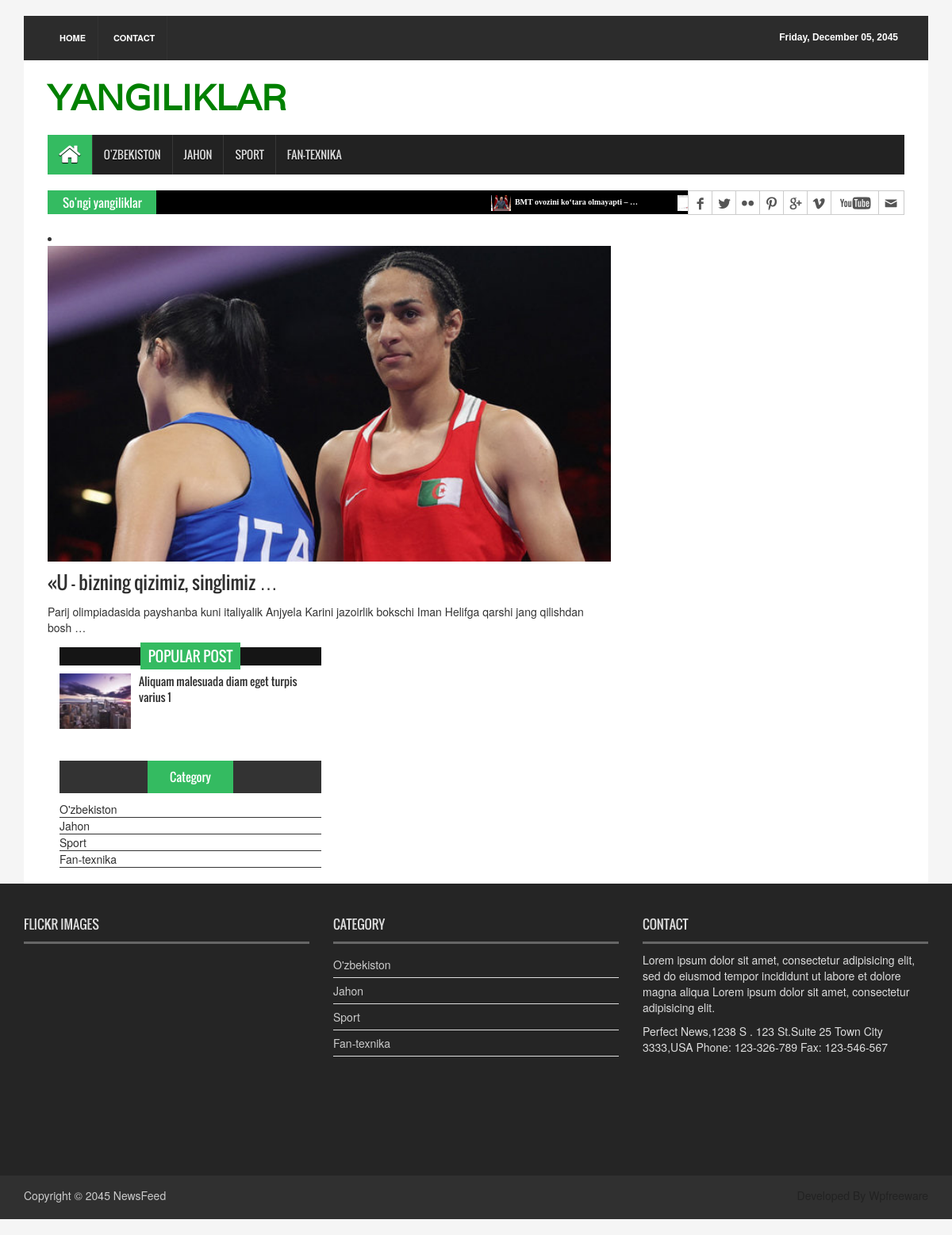
Page /category-detail/3/ on the committed database.
### news/models.py (models this page shows, shortened)
class CategoryModel(models.Model):
    name = models.CharField(max_length=50, verbose_name='Kategoriya nomi')
    def __str__(self):
        return self.name
    class Meta:
        db_table = 'Categorys'
        managed = True
        verbose_name = 'Kategoriyalar'
        verbose_name_plural = 'Kategoriyalar'

class NewsModel(models.Model):
    class Status(models.TextChoices):
        Deactive = 'Faol emas', 'Faol emas'
        Active = 'Faol', 'Faol'
    title = models.CharField(max_length=250, verbose_name='Yangilik nomi')
    body = models.TextField(verbose_name="Yangilik haqida ma'lumotlar")
    image = models.ImageField(upload_to='news/images', verbose_name='Rasmi')
    category = models.ForeignKey(CategoryModel,
                                 on_delete=models.CASCADE,
                                 verbose_name='Kategoriyasi'
                                 )
    publish_time = models.DateTimeField(default=timezone.now, verbose_name='Yangilik yaratilgan vaqqt')
    created_time = models.DateTimeField(auto_now_add=True)
    updeted_time = models.DateTimeField(auto_now=True)
    status = models.CharField(max_length=50,
                              choices=Status.choices,
                              default=Status.Deactive,
                              verbose_name='Holati'
                              )
    objects = models.Manager()
    manager = ActivedManager()
    class Meta:
        ordering = ['-publish_time']
        db_table = 'News'
        managed = True
        verbose_name = 'Yangiliklar'
        verbose_name_plural = 'Yangiliklar'

### news/views.py (the view)
# urls.py: path('category-detail/<int:pk>/', view=CategoryDetailView.as_view(), name='category_detail_page')
class CategoryDetailView(View):
     def get(self, request, pk):
          category_detail = CategoryModel.objects.get(pk=pk)
          news_list = NewsModel.manager.all().filter(category__name=category_detail).order_by('-publish_time')[:6]
          category_list = CategoryModel.objects.all()
          all_news_list = NewsModel.manager.all().order_by('-publish_time')[:9]
          context = {
               'category_list' : category_list,
               'category_detail' : category_detail,
               'news_list' : news_list,
               'all_news_list' : all_news_list
          }
          return render(request=request, template_name='news/category_detail.html', context=context)

### news/context_processor.py (called while the page is built)
def UniverCategory(self,):
    category_list = CategoryModel.objects.all()
    context = {
        'category_list' : category_list,
    }
    return context

### news/models.py (called while the page is built)
    def get_queryset(self):
        return super().get_queryset().filter(status='Faol')

### templates/news/category_detail.html (shortened to what this page needs)
{% extends "news/base.html" %}
{% load static %}
{% block category %}
<section id="navArea">
  <nav class="navbar navbar-inverse" role="navigation">
    <div id="navbar" class="navbar-collapse collapse">
      <ul class="nav navbar-nav main_nav">
        <li class="active"><a href="index.html"><span class="fa fa-home desktop-home"></span><span class="mobile-show">Home</span></a></li>
        {% for category in category_list %}
          <li><a href="{% url 'category_detail_page' category.pk %}">{{category.name}}</a></li>
        {% endfor %}
      </ul>
    </div>
  </nav>
</section>
{% endblock category %}
{% block content %}
  <section id="contentSection">
    <div class="row">
      <div class="col-lg-8 col-md-8 col-sm-8">
        {% for news in news_list %}
            <li>
                <figure class="bsbig_fig  wow fadeInDown"> <a class="featured_img" href="{% url 'news_detail_page' news.pk %}"> <img src="{{news.image.url}}" alt=""> <span class="overlay"></span> </a>
                <figcaption> <a href="{% url 'news_detail_page' news.pk %}">{{news.title | truncatewords:5}}</a> </figcaption>
                <p>{{news.body | truncatewords:15}}</p>
                </figure>
            </li>
        {% endfor %}
        </div>
      </div>
{% endblock content %}
{% block content3 %}
  {% for news in all_news_list %}
    <li><a href="{% url 'news_detail_page' news.pk %}"> <img src="{{news.image.url}}" alt="">{{news.title | truncatewords:5}}</a></li>
  {% endfor %}
{% endblock content3 %}
{% block content2 %}
      <div class="col-lg-4 col-md-4 col-sm-4">
        <aside class="right_content">
          <div class="single_sidebar">
            <h2><span>Popular Post</span></h2>
            <ul class="spost_nav">
              <li>
                <div class="media wow fadeInDown"> <a href="pages/single_page.html" class="media-left"> <img alt="" src="{% static 'images/post_img1.jpg' %}"> </a>
                  <div class="media-body"> <a href="pages/single_page.html" class="catg_title"> Aliquam malesuada diam eget turpis varius 1</a> </div>
                </div>
              </li>
            </ul>
          </div>
          <div class="single_sidebar">
            <ul class="nav nav-tabs" role="tablist">
              <li role="presentation" class="active"><a href="#category" aria-controls="home" role="tab" data-toggle="tab">Category</a></li>
            </ul>
            <div class="tab-content">
              <div role="tabpanel" class="tab-pane active" id="category">
                <ul>
                  {% for category in category_list %}
                    <li><a href="{% url 'category_detail_page' category.pk %}">{{category.name}}</a></li>
                  {% endfor %}
                </ul>
              </div>
            </div>
          </div>
        </aside>
      </div>
    </div>
{% endblock content2 %}

### templates/news/base.html (shortened to what this page needs)
<!DOCTYPE html>
{% load static %}
<html>
<head>
<link rel="stylesheet" type="text/css" href="{% static 'css/bootstrap.min.css' %}">
<link rel="stylesheet" type="text/css" href="{% static 'css/font-awesome.min.css' %}">
<link rel="stylesheet" type="text/css" href="{% static 'css/animate.css' %}">
<link rel="stylesheet" type="text/css" href="{% static 'css/font.css' %}">
<link rel="stylesheet" type="text/css" href="{% static 'css/li-scroller.css' %}">
<link rel="stylesheet" type="text/css" href="{% static 'css/slick.css' %}">
<link rel="stylesheet" type="text/css" href="{% static 'css/jquery.fancybox.css' %}">
<link rel="stylesheet" type="text/css" href="{% static 'css/theme.css' %}">
<link rel="stylesheet" type="text/css" href="{% static 'css/style.css' %}">
</head>
<body>
<div class="container">
  <header id="header">
    <div class="row">
      <div class="col-lg-12 col-md-12 col-sm-12">
        <div class="header_top">
          <div class="header_top_left">
            <ul class="top_nav">
              <li><a href="{% url 'home_page' %}">Home</a></li>
              <li><a href="{% url 'contact_page' %}">Contact</a></li>
            </ul>
          </div>
          <div class="header_top_right">
            <p>Friday, December 05, 2045</p>
          </div>
        </div>
      </div>
      <div class="col-lg-12 col-md-12 col-sm-12">
        <div class="header_bottom">
          <div class="logo_area"><a href="{% url 'home_page' %}" class="logo" style="color: green;" >YANGILIKLAR</a></div>
        </div>
      </div>
    </div>
  </header>
{% block category %}
{% endblock category %}
  <section id="newsSection">
    <div class="row">
      <div class="col-lg-12 col-md-12">
        <div class="latest_newsarea"> <span>So'ngi yangiliklar</span>
          <ul id="ticker01" class="news_sticker">
            {% block content3 %}{% endblock content3 %}
          </ul>
          <div class="social_area">
            <ul class="social_nav">
              <li class="facebook"><a href="#"></a></li>
              <li class="twitter"><a href="#"></a></li>
              <li class="flickr"><a href="#"></a></li>
              <li class="pinterest"><a href="#"></a></li>
              <li class="googleplus"><a href="#"></a></li>
              <li class="vimeo"><a href="#"></a></li>
              <li class="youtube"><a href="#"></a></li>
              <li class="mail"><a href="#"></a></li>
            </ul>
          </div>
        </div>
      </div>
    </div>
  </section>
{% block content %}
{% endblock content %}
{% block content2 %}
{% endblock content2 %}
  <footer id="footer">
    <div class="footer_top">
      <div class="row">
        <div class="col-lg-4 col-md-4 col-sm-4">
          <div class="footer_widget wow fadeInLeftBig">
            <h2>Flickr Images</h2>
          </div>
        </div>
        <div class="col-lg-4 col-md-4 col-sm-4">
          <div class="footer_widget wow fadeInDown">
            <h2>Category</h2>
            <ul class="tag_nav">
              {% for category in category_list %}
                <li><a href="{% url 'category_detail_page' category.pk %}">{{category.name}}</a></li>
              {% endfor %}
            </ul>
          </div>
        </div>
        <div class="col-lg-4 col-md-4 col-sm-4">
          <div class="footer_widget wow fadeInRightBig">
            <h2>Contact</h2>
            <p>Lorem ipsum dolor sit amet, consectetur adipisicing elit, sed do eiusmod tempor incididunt ut labore et dolore magna aliqua Lorem ipsum dolor sit amet, consectetur adipisicing elit.</p>
            <address>
            Perfect News,1238 S . 123 St.Suite 25 Town City 3333,USA Phone: 123-326-789 Fax: 123-546-567
            </address>
          </div>
        </div>
      </div>
    </div>
    <div class="footer_bottom">
      <p class="copyright">Copyright &copy; 2045 <a href="index.html">NewsFeed</a></p>
      <p class="developer">Developed By Wpfreeware</p>
    </div>
  </footer>
</body>
</html>

### static/css/li-scroller.css (style rules this page uses)
ul.newsticker { position:relative; left:750px; font:bold 10px Verdana; list-style-type:none; margin:0; padding:0 }
ul.newsticker li { float:left; margin:0; padding:0 }
ul.newsticker a { white-space:nowrap; padding:0; color:#fff; margin:0 50px 0 0 }
ul.newsticker a > img { height:20px; margin-right:5px; width:25px }

### static/css/theme.css (style rules this page uses)
.navbar-inverse .navbar-nav > .active > a, .navbar-inverse .navbar-nav > .active > a:hover, .navbar-inverse .navbar-nav > .active > a:focus { background-color:#34bb61 }
.latest_newsarea span { background:none repeat scroll 0 0 #34bb61 }
.single_sidebar > h2 span { background:none repeat scroll 0 0 #34bb61 }
.nav-tabs > li.active > a, .nav-tabs > li.active > a:hover, .nav-tabs > li.active > a:focus { background-color:#34bb61 }

### rows in the picture
CategoryModel: name "O'ZBEKISTON", name "O'zbekiston"
CategoryModel: name "JAHON", name "Jahon"
CategoryModel: name "SPORT", name "Sport"
CategoryModel: name "FAN-TEXNIKA", name "Fan-texnika"
NewsModel: image (picture), title "BMT ovozini ko‘tara olmayapti – …"
NewsModel: image (picture), title "«U - bizning qizimiz, singlimiz …", body "Parij olimpiadasida payshanba kuni italiyalik Anjyela Karini jazoirlik bokschi Iman Helifga qarshi jang qilishdan bosh …"
